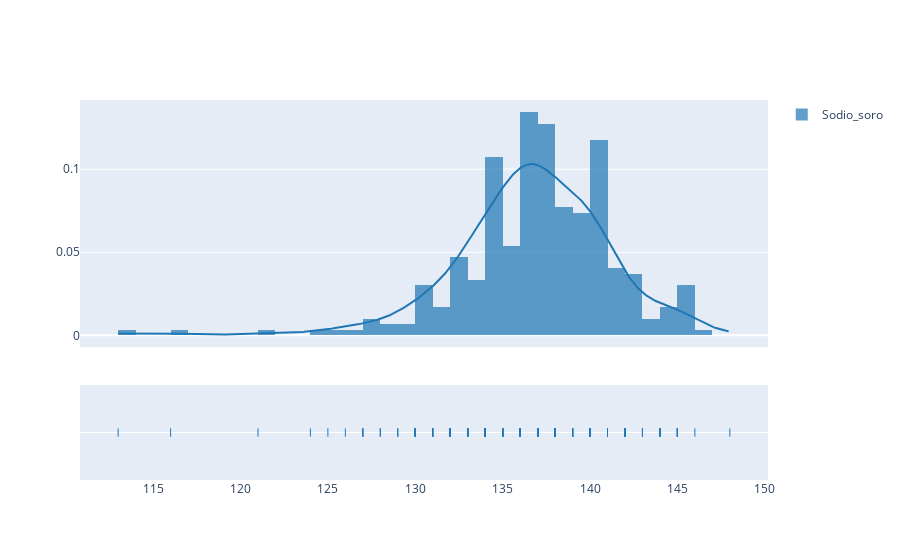

Notebook cell for this chart:
### Markdown cell above
Outra forma de visualizar a distribuição dos dados é pelo _distplot_, abaixo, que também é interativo e mais visual, embora mais "pesado". Analisando a variável Sodio_soro apenas a título de exemplo:

### Code cell
fig = ff.create_distplot([df.Sodio_soro],['Sodio_soro'],bin_size=1)
iplot(fig, filename='Basic Distplot')

### Figure 1 — Plotly figure (JSON) as saved in the notebook; plotly's stock layout.template omitted (floating-point values rounded to 4 significant figures; data arrays with more than 128 entries replaced by an {"elided": "..."} marker saying what was removed)
{"data": [{"autobinx": false, "histnorm": "probability density", "legendgroup": "Sodio_soro", "marker": {"color": "rgb(31, 119, 180)"}, "name": "Sodio_soro", "opacity": 0.7, "type": "histogram", "x": {"elided": "299 int values"}, "xaxis": "x", "xbins": {"end": 148, "size": 1, "start": 113}, "yaxis": "y"}, {"legendgroup": "Sodio_soro", "marker": {"color": "rgb(31, 119, 180)"}, "mode": "lines", "name": "Sodio_soro", "showlegend": false, "type": "scatter", "x": {"elided": "500 float values"}, "xaxis": "x", "y": {"elided": "500 float values"}, "yaxis": "y"}, {"legendgroup": "Sodio_soro", "marker": {"color": "rgb(31, 119, 180)", "symbol": "line-ns-open"}, "mode": "markers", "name": "Sodio_soro", "showlegend": false, "type": "scatter", "x": {"elided": "299 int values"}, "xaxis": "x", "y": {"elided": "299 str values"}, "yaxis": "y2"}], "layout": {"barmode": "overlay", "hovermode": "closest", "legend": {"traceorder": "reversed"}, "xaxis": {"anchor": "y2", "domain": [0, 1], "zeroline": false}, "yaxis": {"anchor": "free", "domain": [0.35, 1], "position": 0}, "yaxis2": {"anchor": "x", "domain": [0, 0.25], "dtick": 1, "showticklabels": false}}}
